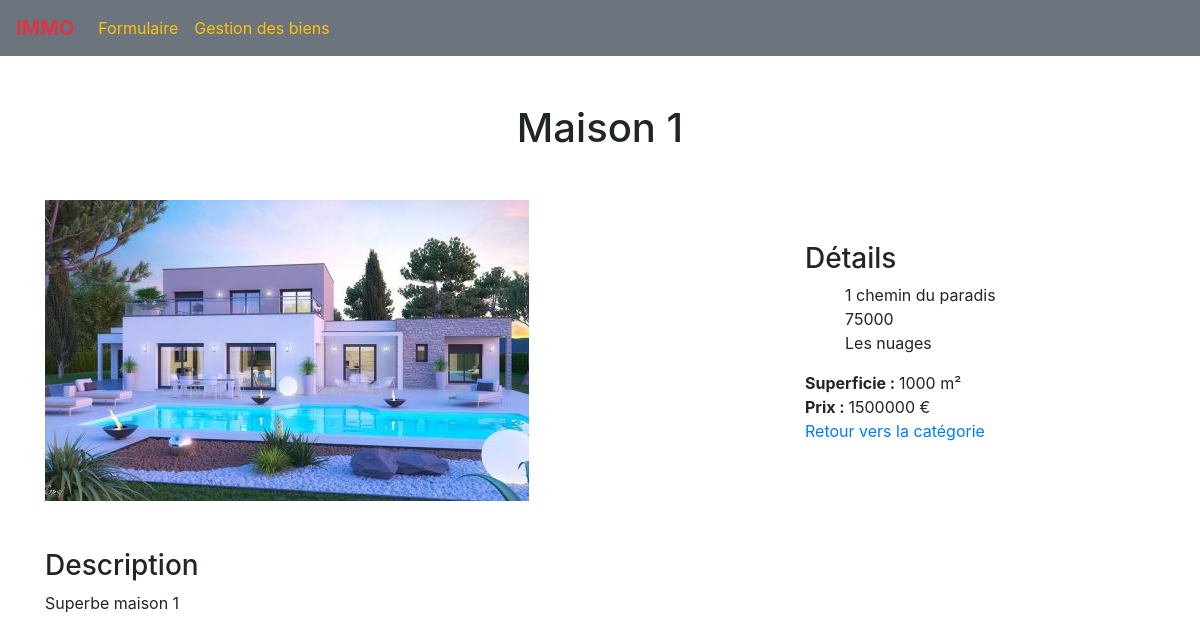
The app's page /description_logement.php?id_logement=2 with its own data.
### tables this page shows
CREATE TABLE `logement` (
  `id_logement` int(3) NOT NULL,
  `titre` varchar(100) NOT NULL,
  `adresse` varchar(50) NOT NULL,
  `ville` varchar(20) NOT NULL,
  `cp` int(5) NOT NULL,
  `surface` float NOT NULL,
  `prix` float NOT NULL,
  `photo` varchar(250) NOT NULL,
  `type` enum('location','vente') NOT NULL,
  `description` text NOT NULL
);

### inc/functions.php (called while the page is built, shortened)
<?php
function executeRequete($requete, $param = array()){
    foreach($param as $indice => $valeur){
        $param[$indice] = htmlspecialchars($valeur, ENT_QUOTES);
    }
    global $pdo;
    $resultat = $pdo->prepare($requete);
    $succes = $resultat->execute($param);
    if($succes){
        return $resultat;
    } else{
        return false;
    }
}

### description_logement.php (the view, shortened to what this page needs)
<?php
if(isset($_GET['id_logement'])){
    $resultat = executeRequete("SELECT * FROM logement WHERE id_logement = :id_logement", array(':id_logement' => $_GET['id_logement']));
    $bien = $resultat->fetch(PDO::FETCH_ASSOC);
    extract($bien);
} else {
    header("location:index.php");
	exit();
}
require_once 'inc/header.php';
?>
    <div class="row mb-5 align-items-center">
        <div class="col-12">
            <h1 class="text-center my-5"><?php echo ucfirst($titre);?></h1>
        </div>
        <div class="col-md-8">
            <img src="<?= $photo; ?>" alt="<?php echo $titre ?>" class="img-fluid">
        </div>
        <div class="col-md-4">
            <h3>Détails</h3>
                <ul style="list-style-type: none">
                    <li><?php echo $adresse ?></li>
                    <li><?php echo $cp ?></li>
                    <li><?php echo $ville ?></li>
                </ul>
            <div><b>Superficie : </b><?php echo $surface; ?> m²</div>
            <div><b>Prix : </b><?php echo $prix; ?> €</div>
            <p>
                <a href="gestion_bien.php?categorie=<?php echo $categorie ?>">Retour vers la catégorie <?php echo $categorie; ?></a>
            </p>
        </div>
        </div>
        <div>
            <h3>Description</h3>
            <p><?php echo $description; ?></p>
        </div>
<?php
require_once 'inc/footer.php';

### records on screen
logement: titre "Maison 1", photo (picture), adresse "1 chemin du paradis", cp "75000", ville "Les nuages", surface "1000", prix "1500000", description "Superbe maison 1"
